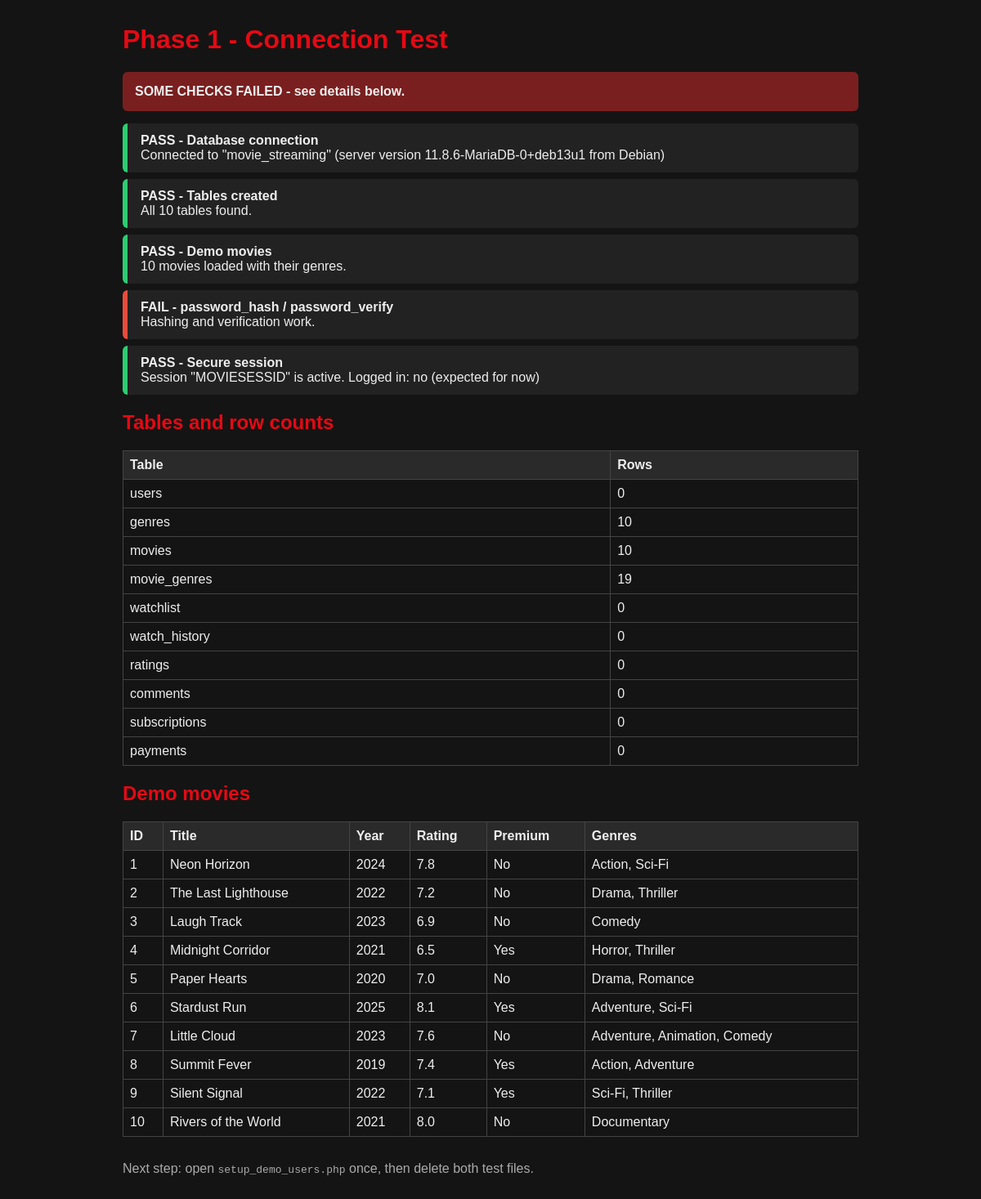
The page /test_connection.php on the database its author committed.
### tables this page shows
CREATE TABLE `movies` (
  `id`           INT UNSIGNED NOT NULL AUTO_INCREMENT,
  `tmdb_id`      INT UNSIGNED DEFAULT NULL,
  `title`        VARCHAR(255) NOT NULL,
  `description`  TEXT NOT NULL,
  `tagline`      VARCHAR(500) DEFAULT NULL,
  `release_year` SMALLINT UNSIGNED NOT NULL,
  `release_date` DATE DEFAULT NULL,
  `duration`     SMALLINT UNSIGNED NOT NULL COMMENT 'Minutes',
  `budget`       BIGINT UNSIGNED NOT NULL DEFAULT 0,
  `revenue`      BIGINT UNSIGNED NOT NULL DEFAULT 0,
  `poster`       VARCHAR(255) DEFAULT NULL,
  `backdrop`     VARCHAR(500) DEFAULT NULL,
  `trailer_url`  VARCHAR(500) DEFAULT NULL,
  `trailer_key`  VARCHAR(100) DEFAULT NULL,
  `director`     VARCHAR(255) DEFAULT NULL,
  `cast_data`    LONGTEXT DEFAULT NULL,
  `video_url`    VARCHAR(500) NOT NULL,
  `rating`       DECIMAL(3,1) NOT NULL DEFAULT 0.0,
  `is_premium`   TINYINT(1) NOT NULL DEFAULT 0,
  `created_at`   TIMESTAMP NOT NULL DEFAULT CURRENT_TIMESTAMP,
  PRIMARY KEY (`id`),
  UNIQUE KEY `uq_movies_tmdb_id` (`tmdb_id`),
  KEY `idx_movies_title` (`title`),
  KEY `idx_movies_release_year` (`release_year`),
  KEY `idx_movies_is_premium` (`is_premium`),
  KEY `idx_movies_rating` (`rating`),
  FULLTEXT KEY `ft_movies_title_description` (`title`,`description`),
  CONSTRAINT `chk_movies_rating` CHECK (`rating` >= 0 AND `rating` <= 10)
);

### includes/auth.php (called while the page is built, shortened)
<?php
function e(mixed $value): string
{
    return htmlspecialchars((string) $value, ENT_QUOTES | ENT_SUBSTITUTE, 'UTF-8');
}
function isLoggedIn(): bool
{
    return isset($_SESSION['user_id']) && (int) $_SESSION['user_id'] > 0;
}

### test_connection.php (the view, shortened to what this page needs)
<?php
require_once __DIR__ . '/includes/auth.php';
$expectedTables = [
    'users', 'genres', 'movies', 'movie_genres', 'watchlist',
    'watch_history', 'ratings', 'comments', 'subscriptions', 'payments',
];
$checks = [];
$pdo    = null;
try {
    $pdo = connectDatabase();
    $version = $pdo->query('SELECT VERSION()')->fetchColumn();
    $checks[] = ['Database connection', true, 'Connected to "' . DB_NAME . '" (server version ' . $version . ')'];
} catch (PDOException $ex) {
    $checks[] = ['Database connection', false, $ex->getMessage()
        . ' - Is MySQL started in XAMPP and did you import database.sql?'];
}
$tableRows = [];
$movies    = [];
if ($pdo) {
    try {
        $existing = $pdo->query('SHOW TABLES')->fetchAll(PDO::FETCH_COLUMN);
        $missing  = array_diff($expectedTables, $existing);
        foreach ($expectedTables as $table) {
            if (in_array($table, $existing, true)) {
                $count = $pdo->query('SELECT COUNT(*) FROM `' . $table . '`')->fetchColumn();
                $tableRows[$table] = (int) $count;
            }
        }
        $checks[] = [
            'Tables created',
            empty($missing),
            empty($missing) ? 'All ' . count($expectedTables) . ' tables found.'
                            : 'Missing tables: ' . implode(', ', $missing),
        ];
    } catch (PDOException $ex) {
        $checks[] = ['Tables created', false, $ex->getMessage()];
    }
    try {
        $stmt = $pdo->prepare(
            'SELECT m.id, m.title, m.release_year, m.rating, m.is_premium,
                    GROUP_CONCAT(g.name ORDER BY g.name SEPARATOR ", ") AS genres
             FROM movies m
             LEFT JOIN movie_genres mg ON mg.movie_id = m.id
             LEFT JOIN genres g ON g.id = mg.genre_id
             GROUP BY m.id
             ORDER BY m.id
             LIMIT :lim'
        );
        $stmt->bindValue(':lim', 20, PDO::PARAM_INT);
        $stmt->execute();
        $movies = $stmt->fetchAll();
        $checks[] = ['Demo movies', count($movies) > 0, count($movies) . ' movies loaded with their genres.'];
    } catch (PDOException $ex) {
        $checks[] = ['Demo movies', false, $ex->getMessage()];
    }
}
$hash = password_hash('test-password', PASSWORD_DEFAULT);
$checks[] = [
    'password_hash / password_verify',
    password_verify('test-password', $hash) && !password_verify('wrong', $hash),
    'Hashing and verification work.',
];
$checks[] = [
    'Secure session',
    session_status() === PHP_SESSION_ACTIVE,
    'Session "' . session_name() . '" is active. Logged in: ' . (isLoggedIn() ? 'yes' : 'no (expected for now)'),
];
$allOk = !in_array(false, array_column($checks, 1), true);
?>
<!DOCTYPE html>
<html lang="en">
<head>
</head>
<body>
    <h1>Phase 1 - Connection Test</h1>
    <div class="banner <?= $allOk ? 'ok' : 'bad' ?>">
        <?= $allOk ? 'ALL CHECKS PASSED - Phase 1 is working.' : 'SOME CHECKS FAILED - see details below.' ?>
    </div>
    <?php foreach ($checks as [$label, $ok, $details]): ?>
        <div class="box <?= $ok ? 'ok' : 'bad' ?>">
            <strong><?= $ok ? 'PASS' : 'FAIL' ?> - <?= e($label) ?></strong><br>
            <?= e($details) ?>
        </div>
    <?php endforeach; ?>
    <?php if ($tableRows): ?>
        <h2>Tables and row counts</h2>
        <table>
            <tr><th>Table</th><th>Rows</th></tr>
            <?php foreach ($tableRows as $table => $count): ?>
                <tr><td><?= e($table) ?></td><td><?= e($count) ?></td></tr>
            <?php endforeach; ?>
        </table>
    <?php endif; ?>
    <?php if ($movies): ?>
        <h2>Demo movies</h2>
        <table>
            <tr><th>ID</th><th>Title</th><th>Year</th><th>Rating</th><th>Premium</th><th>Genres</th></tr>
            <?php foreach ($movies as $m): ?>
                <tr>
                    <td><?= e($m['id']) ?></td>
                    <td><?= e($m['title']) ?></td>
                    <td><?= e($m['release_year']) ?></td>
                    <td><?= e($m['rating']) ?></td>
                    <td><?= $m['is_premium'] ? 'Yes' : 'No' ?></td>
                    <td><?= e($m['genres']) ?></td>
                </tr>
            <?php endforeach; ?>
        </table>
    <?php endif; ?>
    <p style="margin-top:30px;color:#aaa;">Next step: open <code>setup_demo_users.php</code> once, then delete both test files.</p>
</body>
</html>

### test_connection.php (style rules this page uses)
body { font-family: Arial, sans-serif; background:#141414; color:#eee; max-width:900px; margin:30px auto; padding:0 15px; }
h1, h2 { color:#e50914; }
.box { padding:12px 16px; margin:8px 0; border-radius:6px; background:#222; border-left:6px solid #888; }
.ok { border-color:#2ecc71; }
.bad { border-color:#e74c3c; }
table { border-collapse:collapse; width:100%; margin-top:10px; }
th, td { border:1px solid #444; padding:8px; text-align:left; }
th { background:#2a2a2a; }
.banner { padding:15px; border-radius:6px; font-weight:bold; margin:15px 0; }
.banner.bad { background:#7a1f1f; }

### rows shown on the page
movies: is_premium "0", id "10", title "Rivers of the World", release_year "2021", rating "8.0", shows "No", genres "Documentary"
movies: id "1", title "Neon Horizon", release_year "2024", rating "7.8", is_premium "No", genres "Action, Sci-Fi"
movies: id "2", title "The Last Lighthouse", release_year "2022", rating "7.2", is_premium "No", genres "Drama, Thriller"
movies: id "3", title "Laugh Track", release_year "2023", rating "6.9", is_premium "No", genres "Comedy"
movies: id "4", title "Midnight Corridor", release_year "2021", rating "6.5", is_premium "Yes", genres "Horror, Thriller"
movies: id "5", title "Paper Hearts", release_year "2020", rating "7.0", is_premium "No", genres "Drama, Romance"
movies: id "6", title "Stardust Run", release_year "2025", rating "8.1", is_premium "Yes", genres "Adventure, Sci-Fi"
movies: id "7", title "Little Cloud", release_year "2023", rating "7.6", is_premium "No", genres "Adventure, Animation, Comedy"
movies: id "8", title "Summit Fever", release_year "2019", rating "7.4", is_premium "Yes", genres "Action, Adventure"
movies: id "9", title "Silent Signal", release_year "2022", rating "7.1", is_premium "Yes", genres "Sci-Fi, Thriller"

### other values the page prints
$label "Database connection"
$details "Connected to \"movie_streaming\" (server version 11.8.6-MariaDB-0+deb13u1 from Debian)"
$label "Tables created"
$details "All 10 tables found."
$label "Demo movies"
$details "10 movies loaded with their genres."
$label "password_hash / password_verify"
$details "Hashing and verification work."
$label "Secure session"
$details "Session \"MOVIESESSID\" is active. Logged in: no (expected for now)"
$table "users"
$table "genres"
$table "movies"
$table "movie_genres"
$count "19"
